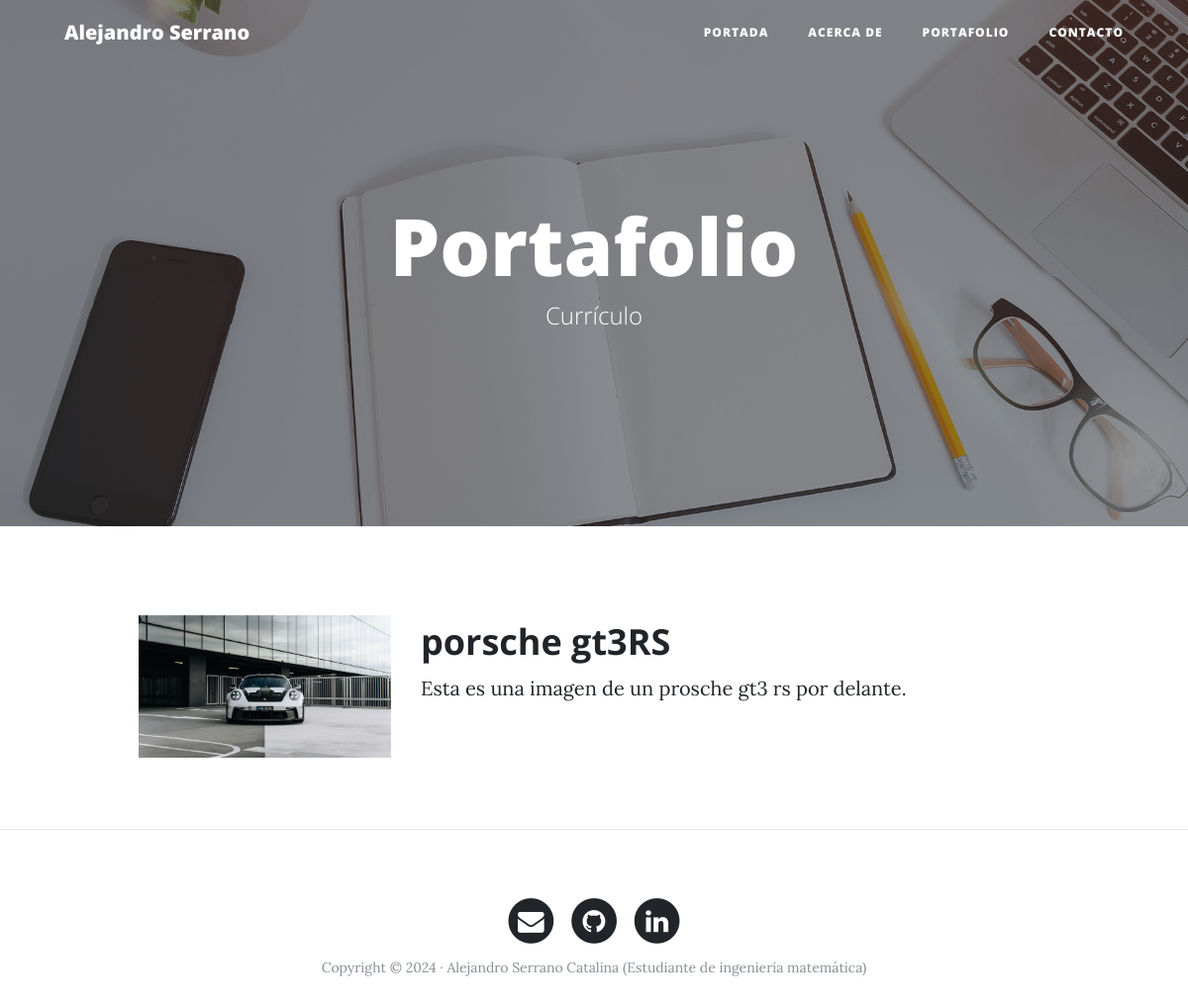
/portfolio/, run on an earlier commit of the app's database.
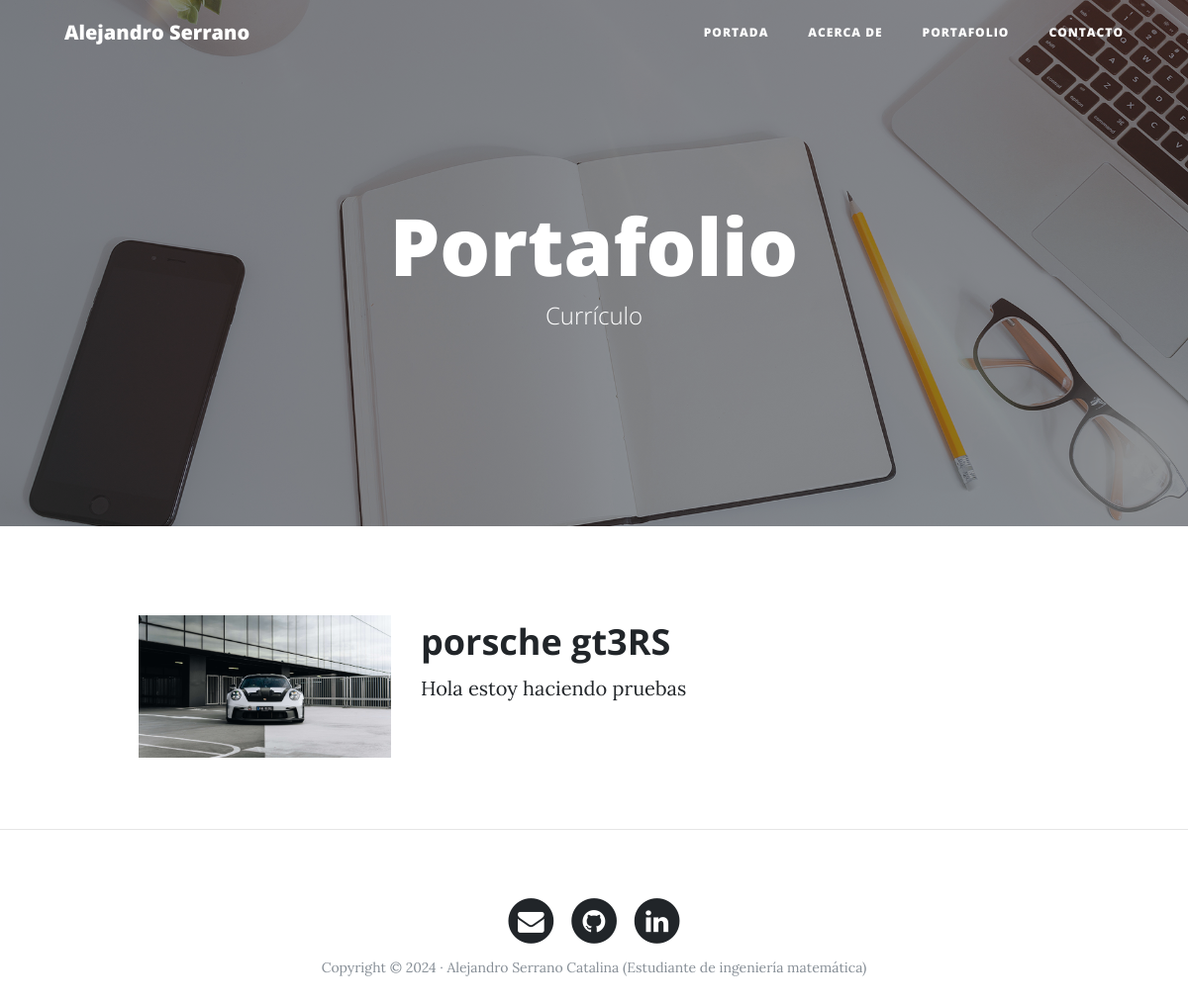
And on a later commit of the database.
### portfolio/models.py (models this page shows, shortened)
class Project(models.Model):
 title = models.CharField(max_length=200,
    verbose_name="Título")
 description = models.TextField(
    verbose_name="Descripción")
 image = models.ImageField(upload_to="projects",
    verbose_name="Imagen")
 link = models.URLField(null=True, blank=True, # <=====
    verbose_name="Dirección Web")
 created = models.DateTimeField(auto_now_add=True,
    verbose_name="Fecha de creación")
 updated = models.DateTimeField(auto_now=True,
    verbose_name="Fecha de edición")
 class Meta:
    verbose_name = "proyecto"
    verbose_name_plural = "proyectos"
    ordering = ["-created"]

### portfolio/views.py (the view)
# urls.py: path('portfolio/', portfolio_views.portfolio, name="portfolio"),
def portfolio(request):
 projects = Project.objects.all()
 return render(request, "portfolio/portfolio.html",
 {'projects':projects}) # <=====

### portfolio/templates/portfolio/portfolio.html (shortened to what this page needs)
{% extends 'core/base.html' %}
{% load static %}
{% block background %}{% static 'core/img/portfolio-bg.jpg' %}{%endblock %}
{% block headers %}
 <h1>Portafolio</h1>
 <span class="subheading">Currículo</span>
{% endblock %}
{% block content %}
 {% for project in projects %}
    <div class="row project">
        <div class="col-lg-3 col-md-4 offset-lg-1">
            <img class="img-fluid" src="{{project.image.url}}" alt="">
    </div>
    <div class="col-lg-7 col-md-8">
        <h2 class="section-heading
title">{{project.title}}</h2>
 <p>{{project.description}}</p>
         </div>
        </div>
    {% endfor %}
{% endblock %}

What changed in the data, as far as the page shows it:
changed Project "porsche gt3RS": description "Esta es una imagen de un prosche gt3 rs por delante." → "Hola estoy haciendo pruebas"
